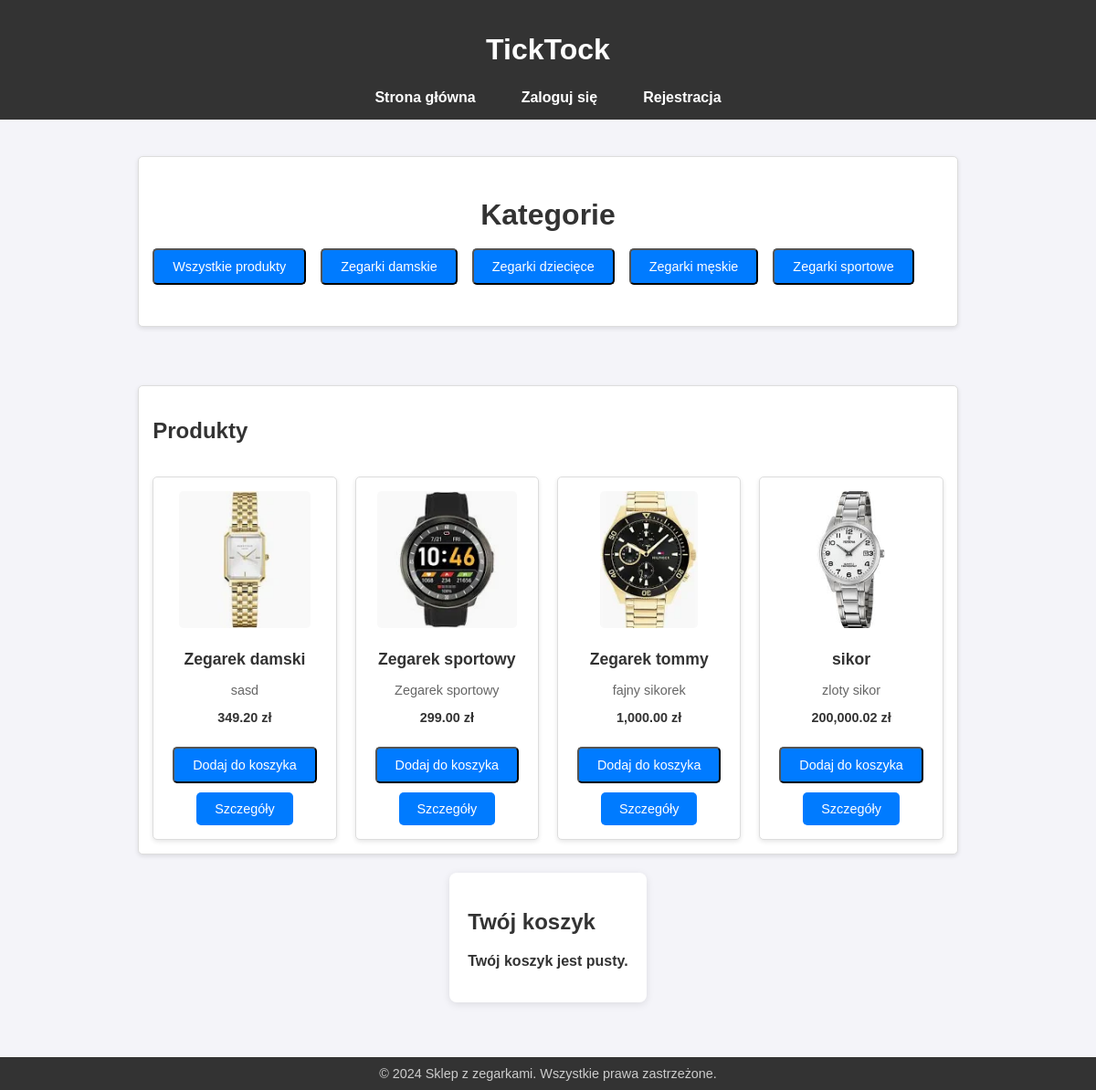
The page / on the database its author committed.
### tables this page shows
CREATE TABLE `categories` (
  `id` int(11) NOT NULL,
  `name` varchar(255) NOT NULL
);

CREATE TABLE `products` (
  `id` int(11) NOT NULL,
  `name` varchar(255) NOT NULL,
  `description` text DEFAULT NULL,
  `price` decimal(10,2) NOT NULL,
  `image_path` varchar(255) DEFAULT 'uploads/default.png',
  `created_at` timestamp NOT NULL DEFAULT current_timestamp()
);

### index.php (the view, shortened to what this page needs)
<?php
require_once 'db_connection.php';
$stmt = $pdo->query("SELECT * FROM categories");
$categories = $stmt->fetchAll(PDO::FETCH_ASSOC);
$categoryId = isset($_GET['category_id']) ? $_GET['category_id'] : null;
if ($categoryId) {
    $stmt = $pdo->prepare("
        SELECT * FROM products
        WHERE id IN (
            SELECT product_id
            FROM product_categories
            WHERE category_id = :category_id
        )
    ");
    $stmt->execute(['category_id' => $categoryId]);
} else {
    $stmt = $pdo->query("SELECT * FROM products");
}
$products = $stmt->fetchAll(PDO::FETCH_ASSOC);
$cartItems = getCartItems($pdo);
?>
<!DOCTYPE html>
<html lang="pl">
<head>
    <link rel="stylesheet" href="styles.css">
</head>
<body>
<?php
require 'header.php';
?>
    <main >
        <div style="width: 100%; display: flex; flex-direction: column; gap: 0.5em; padding: 45px 15px; background-color: white; border: 1px solid #ddd; border-radius: 5px; box-shadow: 0 2px 5px rgba(0, 0, 0, 0.1); margin-bottom: 4em;">
            <h1 style="margin: 0; text-align: center;">Kategorie</h1>
            <div style="display: flex; flex-direction: row; gap: 1em;">
                <a href="index.php">
                    <button class="btn">Wszystkie produkty
                    </button>
                </a>
                <?php foreach ($categories as $category): ?>
                    <a href="index.php?category_id=<?= htmlspecialchars($category['id']) ?>">
                        <button class="btn">
                            <?= htmlspecialchars($category['name']) ?>
                        </button>
                    </a>
                <?php endforeach; ?>
            </div>
        </div>
        <div style="width: 100%; display: flex; flex-direction: column; gap: 1em; padding: 15px; background-color: white; border: 1px solid #ddd; border-radius: 5px; box-shadow: 0 2px 5px rgba(0, 0, 0, 0.1);">
            <h2>Produkty</h2>
            <?php if (!empty($products)): ?>
                <div class="product-list">
                    <?php foreach ($products as $product): ?>
                        <div class="product-item">
                            <img
                                src="<?= htmlspecialchars($product['image_path']) ?>"
                                alt="<?= htmlspecialchars($product['name']) ?>"
                                class="product-image">
                            <h3><?= htmlspecialchars($product['name']) ?></h3>
                            <p><?= htmlspecialchars($product['description']) ?></p>
                            <p><strong><?= number_format($product['price'], 2) ?> zł</strong></p>
                            <form method="POST">
                                <button type="submit" name="add_to_cart" class="btn">Dodaj do koszyka</button>
                            </form>
                            <a href="product_details.php?id=<?= $product['id'] ?>" class="btn">Szczegóły</a>
                        </div>
                    <?php endforeach; ?>
                </div>
            <?php else: ?>
                <p>Brak produktów w tej kategorii.</p>
            <?php endif; ?>
        </div>
        <div class="cart-section">
            <h2>Twój koszyk</h2>
            <?php if (!empty($cartItems)): ?>
                <ul class="cart-list">
                    <?php foreach ($cartItems as $item): ?>
                        <li class="cart-item">
                            <span><?= htmlspecialchars($item['name']) ?> - <?= number_format($item['price'], 2) ?> zł</span>
                            <form method="POST" style="display: inline;">
                                <input type="hidden" name="product_id" value="<?= $item['id'] ?>">
                                <button type="submit" name="remove_from_cart" class="btn">Usuń</button>
                            </form>
                        </li>
                    <?php endforeach; ?>
                </ul>
                <p><strong>Suma: <?= number_format(getCartTotal($pdo), 2) ?> zł</strong></p>
            <?php else: ?>
                <p>Twój koszyk jest pusty.</p>
            <?php endif; ?>
        </div>
    </main>
    <?php
require 'footer.php';
?>
</body>
</html>

### styles.css (style rules this page uses)
body { font-family: 'Arial', sans-serif; margin: 0; padding: 0; background-color: #f4f4f9; color: #333; display: flex; flex-direction: column; min-height: 100vh; }
main { flex: 1; display: flex; flex-direction: column; align-items: center; padding: 20px; }
.product-list { display: grid; grid-template-columns: repeat(auto-fill, minmax(200px, 1fr)); gap: 20px; }
.product-item { background: white; border: 1px solid #ddd; padding: 15px; text-align: center; border-radius: 5px; box-shadow: 0 2px 5px rgba(0, 0, 0, 0.1); transition: transform 0.2s; }
.product-item img { max-width: 100%; height: 150px; object-fit: cover; margin-bottom: 10px; border-radius: 5px; }
.product-item h3 { font-size: 1.1em; margin: 10px 0; }
.product-item p { font-size: 0.9em; color: #666; }
.product-item p strong { color: #333; font-size: 1em; }
.cart-section { margin: 20px 0; padding: 20px; background-color: #fff; border-radius: 8px; box-shadow: 0 2px 8px rgba(0, 0, 0, 0.1); }
.cart-section p { font-weight: bold; }
.btn { display: inline-block; margin-top: 10px; padding: 10px 20px; background-color: #007BFF; color: white; text-decoration: none; font-size: 0.9em; border-radius: 5px; transition: background-color 0.3s; }

### rows shown on the page
categories: name "Zegarki damskie"
categories: name "Zegarki dziecięce"
categories: name "Zegarki męskie"
categories: name "Zegarki sportowe"
products: image_path (picture), name "Zegarek damski", description "sasd", price "349.20"
products: image_path (picture), name "Zegarek sportowy", description "Zegarek sportowy", price "299.00"
products: image_path (picture), name "Zegarek tommy", description "fajny sikorek", price "1,000.00"
products: image_path+name (picture), name "sikor", description "zloty sikor", price "200,000.02"
